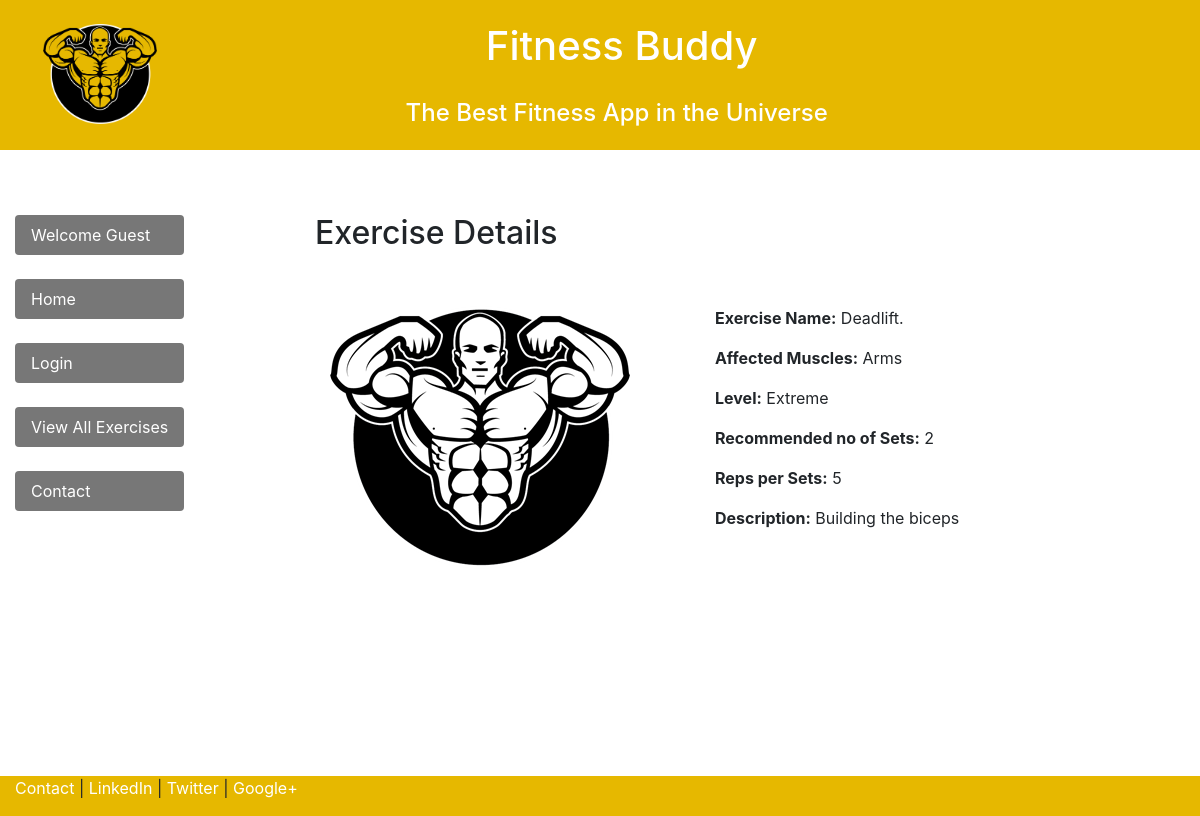
The page /viewExercise/?name=Deadlift. on the database its author committed.
### healthsite/core/models.py (models this page shows)
class ExerciseData(models.Model):
    Exercise_name = models.CharField(max_length=100, default='none')
    Exercise_muscles = models.CharField(max_length=500, default='none')
    Exercise_taker_level = models.CharField(max_length=100, default='none')
    Exercise_sets = models.CharField(max_length=30, default='none')
    Exercise_reps = models.CharField(max_length=30, default='none')
    Exercise_description = models.CharField(max_length=5000, default='none')
    Exercise_adder = models.CharField(max_length=500, default='none')
    Exercise_addition_date = models.DateTimeField(default=datetime.now, blank=True)

### healthsite/core/views.py (the view)
# urls.py: url(r'^viewExercise/$', core_views.viewExercise, name='viewExercise'),
def viewExercise(request):
    exName = request.GET.get('name')
    exercise = ExerciseData.objects.get(Exercise_name=exName)
    return render(request, 'viewExercise.html', {'item': exercise,
                                              'login_status': request.user.is_authenticated(),
                                              'username': request.user.username
                                              })

### healthsite/templates/viewExercise.html (shortened to what this page needs)
{% extends "homeapp/header.html" %}
{% block content %}
<h2>Exercise Details</h2>
<br>
<br>
<div class="container-fluid">
    <div class="row">
        <div class="col-md-12">
            <div class="well well-sm">
                <div class="row">
                    <div class="col-md-6">
                        {% load staticfiles %}
                        <img src="{% static 'img/logo.png' %}" alt="" class="img-rounded img-responsive" />
                    </div>
                    <div class="col-md-6">
                        <p><b>Exercise Name:</b>  {{ item.Exercise_name  }}</p>
                        <p><b>Affected Muscles:</b>  {{ item.Exercise_muscles }}</p>
                        <p><b>Level:</b>  {{ item.Exercise_taker_level }}</p>
                        <p><b>Recommended no of Sets:</b>  {{ item.Exercise_sets }}</p>
                        <p><b>Reps per Sets:</b>  {{ item.Exercise_reps }}</p>
                        <p><b>Description:</b>  {{ item.Exercise_description }}</p>
                    </div>
                </div>
            </div>
        </div>
    </div>
</div>
{% endblock %}

### homeapp/templates/homeapp/header.html (style rules this page uses)
html, body { height:100% }

### rows shown on the page
ExerciseData: Exercise_name "Deadlift.", Exercise_muscles "Arms", Exercise_taker_level "Extreme", Exercise_sets "2", Exercise_reps "5", Exercise_description "Building the biceps"
